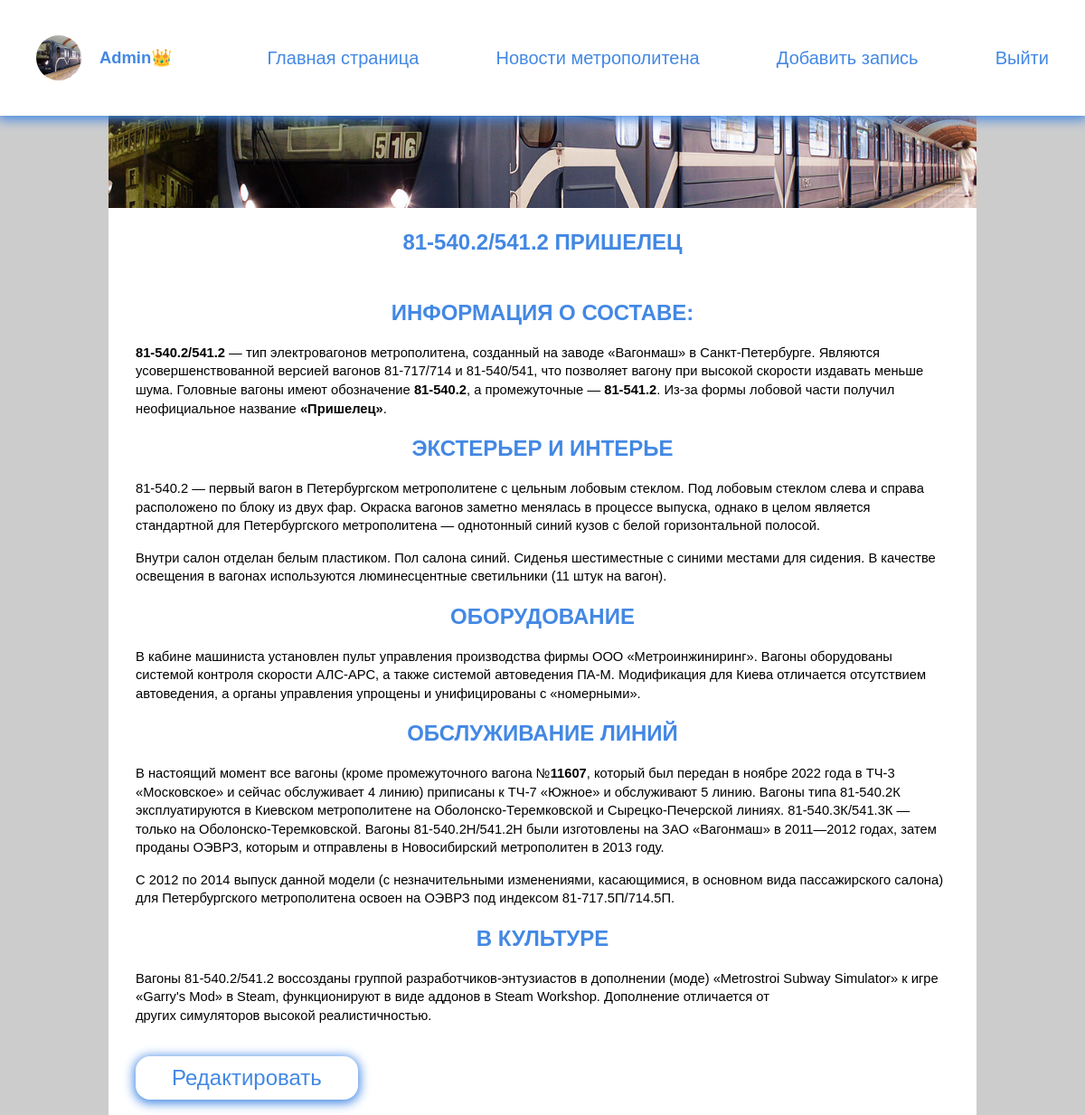
Page /wiki/train/81-540-1/ (signed in) on the committed database.
### users/models.py (models this page shows, shortened)
class Profile(AbstractBaseUser, PermissionsMixin):
    username = models.CharField(max_length=150, unique=True, blank=False)
    city = models.CharField(max_length=150, blank=True)
    email = models.EmailField(_('email_address'), unique=True, max_length=200)
    date_joined = models.DateTimeField(default=timezone.now)
    is_staff = models.BooleanField(default=False)
    is_active = models.BooleanField(default=True)
    image = models.ImageField(upload_to='avatars/%Y/%M/%D', default='avatars/avatar.jpg', blank=True)
    tracked_city = models.ForeignKey(City, on_delete=models.PROTECT, blank=True, null=True,
                                     verbose_name='Отслеживаемый метрополитен')
    USERNAME_FIELD = 'username'
    REQUIRED_FIELDS = []
    objects = CustomUserManager()

### metro_wiki/models.py (models this page shows, shortened)
class Train(models.Model):
    title = models.CharField(max_length=100, blank=False, verbose_name='Модель метровагона')
    slug = models.CharField(max_length=100, blank=False, unique=True, verbose_name='Ссылка')
    image = models.ImageField(upload_to='images/%Y/%M/%D', blank=True, verbose_name='Картинка')
    content = RichTextField(blank=True, null=True, verbose_name='Текст', config_name='extends')
    def __str__(self):
        return self.title
    class Meta:
        verbose_name = 'Метровагон'
        verbose_name_plural = 'Метровагоны'
        ordering = ['title']

### metro_wiki/views.py (the view)
# urls.py: path('train/<slug:train_slug>/', ShowTrain.as_view(), name='train'),
class ShowTrain(DataMixin, DetailView):
    model = Train
    template_name = 'wiki/objects/train.html'
    slug_url_kwarg = 'train_slug'
    context_object_name = 'train'
    def get_context_data(self, *, object_list=None, **kwargs):
        context = super().get_context_data(**kwargs)
        c_def = self.get_user_context(title=context['train'])
        return dict(list(context.items()) + list(c_def.items()))

### main_page/utils.py (called while the page is built)
    @staticmethod
    def get_user_context(**kwargs):
        context = kwargs
        context['menu'] = menu
        context['submenu_editor'] = submenu_editor
        context['cats'] = cats
        return context

### metro_wiki/templates/wiki/objects/train.html
{% extends 'main_page/base.html' %}
{% block content %}
<main class="content post_style">
    <section class="wrap_post">
        {% if train.image %}
        <img class="preview_img" src="{{ train.image.url }}" alt="post_image">
        {% endif %}
        <h1 class="title_wrap">{{ train.title }}</h1>
        <div class="wrap_text">
            <h2> Информация о составе:</h2>
            <p>{{ train.content | safe | linebreaksbr }}</p>
            {% if request.user.is_staff %}
                <a href="{% url 'update_train' train.slug %}">
                    <button class="mb-20 mt-20">Редактировать</button>
                </a>
            {% endif %}
        </div>
    </section>
</main>
{% endblock %}

### main_page/templates/main_page/navbar.html (shortened to what this page needs)
{% load static %}
<header class="menu">
    <section class="wrap_navbar">
        <ul class="navbar">
            {% if request.user.is_authenticated %}
            <li class="logo">
                <a href="{% url 'user' %}">
                    <img src="{{ request.user.image.url }}" alt="{{ request.user.username }}" class="avatar">
                    <p>{{ request.user.username }}{% if request.user.is_staff %}👑{% endif %}</p>
                </a>
            </li>
            {% else %}
            <li class="logo"><a href="{% url 'main' %}">MetroPedia</a></li>
            {% endif %}
            {% for m in menu %}
            <li><a href="{% url m.url_name %}">{{ m.title }}</a></li>
            {% endfor %}
            {% if request.user.is_staff %}
            <li><p class="p-as-a">Добавить запись</p>
            </li>
            {% elif request.user.is_authenticated %}
            <li><a href="{% url 'add_post' %}">Предложить новость</a></li>
            {% endif %}
            {% if request.user.is_authenticated %}
            <li><a href="{% url 'logout' %}">Выйти</a></li>
            {% else %}
            <li>
                <a href="{% url 'register' %}">Регистрация</a> |
                <a href="{% url 'login' %}">Войти</a>
            </li>
            {% endif %}
        </ul>
    </section>
</header>

### main_page/static/style/style.css (style rules this page uses)
.main_sect, h2 { text-align: center; }
.content a { color: #000; display: block; }
.post_style { margin-top: 110px; }
.preview_img { object-fit: cover; width: 100%; height: 120px; }

### main_page/static/style/base.css (style rules this page uses)
*, *::before, *::after { box-sizing: border-box; }
body { margin: 0; padding: 0; font-family: Arial, Helvetica, sans-serif; background-color: #ccc; }
main { margin-top: 132px; }
ul { list-style: none; padding: 0; padding-bottom: 40px; }
button { border-radius: 16px; box-shadow: 0px 2px 12px 2px #4388e4; padding: 10px 40px; font-size: 24px; border: 0; margin-top: 0; background: transparent; border: none; color: #4388e4; }
a { text-decoration: none; }
h1 { text-align: center; }
h1, h2, h4 { color: #4388e4; text-transform: uppercase; }
p { line-height: 1.4; font-size: 0.92em; }

### main_page/static/style/wrap.css (style rules this page uses)
.wrap_navbar { max-width: 1250px; margin: 0 auto; padding: 10px 30px; }
.wrap_post { max-width: 80%; margin: 0 auto; background-color: #fff; border-radius: 7px; }
.wrap_text { padding: 10px 30px; }
.title_wrap { margin: 20px auto; text-align: center; }

### main_page/static/style/navbar.css (style rules this page uses)
.menu { position: fixed; z-index: 999; width: 100%; top: 0px; background: #ffffff; box-shadow: 0px 2px 12px 2px #4388e4;; }
.menu ul { display: flex; justify-content: space-between; align-items: center; font-size: 20px; padding-bottom: 0; }
.menu .logo { color: #4388e4; }
.logo a { display: flex !important; align-items: center; }
.logo a p { margin: 0 20px; font-weight: bold; }
.menu a { color: #4388e4; }
.avatar { object-fit: cover; width: 50px; height: 50px; border-radius: 50%; }
.navbar li { text-align: center; display: flex }
.navbar a { padding: 0 10px; display: block; transition: .4s ease-in-out; }
@media (min-width: 600px) { .navbar>li { position: relative; } }
@media (min-width: 600px) { .navbar>li:after { position: absolute; right: 0; width: 1px; height: 12px; top: 24px; box-shadow: 4px -2px 0 #d2d2d2; transform: rotate(30deg); } }
@media (min-width: 600px) { .navbar>li:last-child:after { background: none; box-shadow: none; } }
.p-as-a { padding: 0 10px; font-size: 20px; display: block; transition: .4s ease-in-out; color: #4388e4; }

### main_page/static/style/technical.css (style rules this page uses)
.mt-20 { margin-top: 20px; }
.mb-20 { margin-bottom: 20px; }

### rows in the picture
Profile: user.image (picture), user.username "Admin"
Train: image (picture), title "81-540.2/541.2 ПРИШЕЛЕЦ", content "81-540.2/541.2 — тип электровагонов метрополитена, созданный на заводе «Вагонмаш» в Санкт-Петербурге. Являются усовершенствованной версией вагонов 81-717/714 и 81-540/541, что позволяет вагону при высокой скорости издавать меньше шума. Головные вагоны имеют обозначение 81-540.2 , а промежуточные — 81-541.2 . Из-за формы лобовой части получил неофициальное название «Пришелец» . ЭКСТЕРЬЕР И ИНТЕРЬЕ 81-540.2 — первый вагон в Петербургском метрополитене с цельным лобовым стеклом. Под лобовым стеклом слева и справа расположено по блоку из двух фар. Окраска вагонов заметно менялась в процессе выпуска, однако в целом является стандартной для Петербургского метрополитена — однотонный синий кузов с…"

### other values in the picture
{{ m.title }} "Главная страница" "Новости метрополитена"
